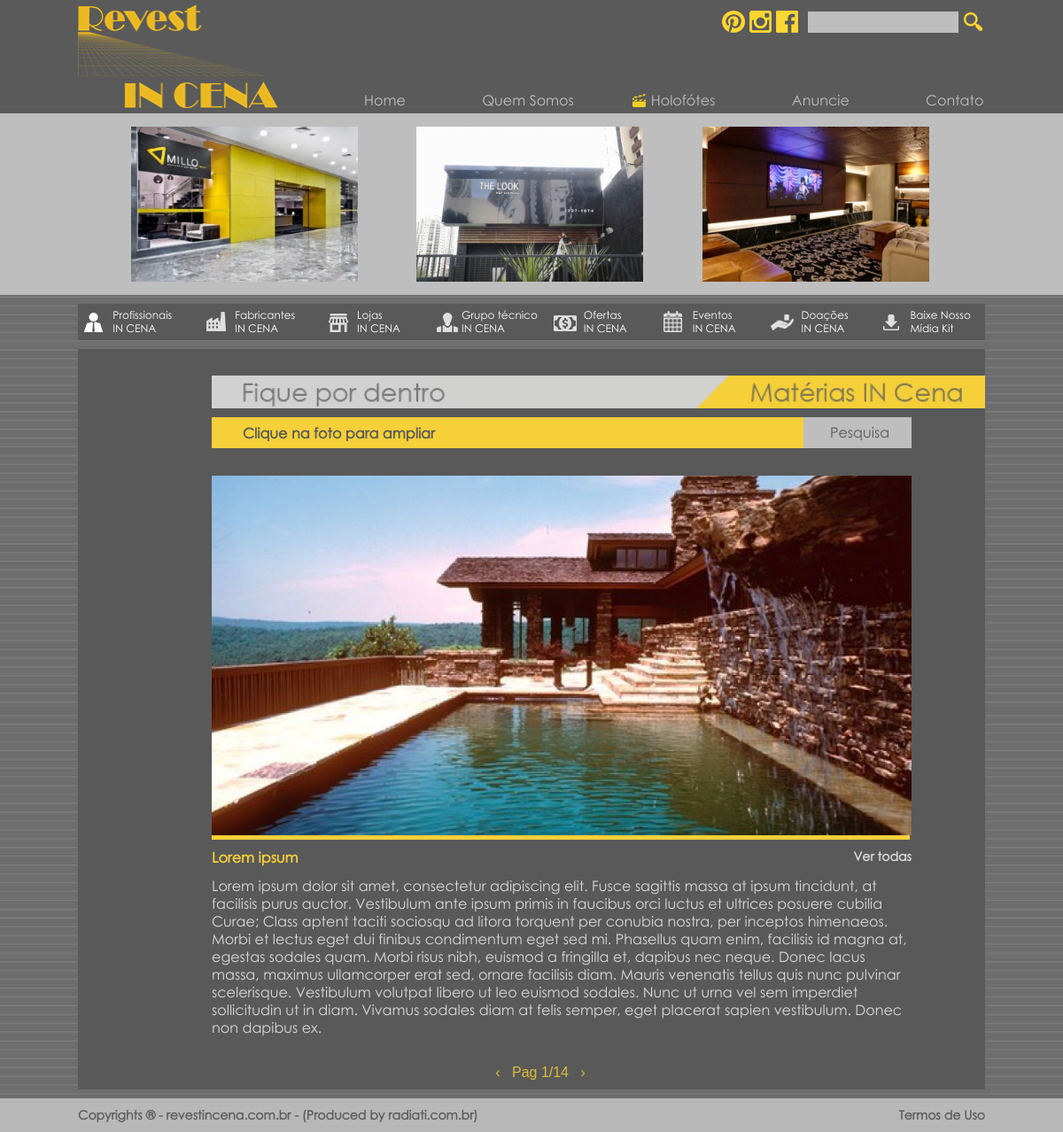
The app's page /materias.php?id=14 with its own data.
### tables this page shows
CREATE TABLE IF NOT EXISTS `publicidade` (
  `id_p` int(11) NOT NULL AUTO_INCREMENT,
  `name_p` varchar(30) NOT NULL,
  `image_p` varchar(50) NOT NULL,
  `url_p` varchar(150) NOT NULL,
  PRIMARY KEY (`id_p`)
);

CREATE TABLE IF NOT EXISTS `news` (
  `id_no` int(11) NOT NULL AUTO_INCREMENT,
  `title_no` varchar(150) NOT NULL,
  `content_no` text NOT NULL,
  `image1_no` varchar(50) NOT NULL DEFAULT 'none.jpg',
  `image2_no` varchar(50) NOT NULL DEFAULT 'none.jpg',
  `image3_no` varchar(50) NOT NULL DEFAULT 'none.jpg',
  `image4_no` varchar(50) NOT NULL DEFAULT 'none.jpg',
  `date_no` timestamp NOT NULL DEFAULT CURRENT_TIMESTAMP,
  `type_no` int(11) NOT NULL,
  `featured_no` int(11) NOT NULL DEFAULT '0',
  PRIMARY KEY (`id_no`)
);

### cms/php/escapeSQL.php (called while the page is built, shortened)
<?php
	function LimparGeral($dados){
		foreach($dados as $chave => $valor){
			$Limpando1[$chave]=strip_tags(str_replace('"', '', $valor));
			$Limpando2[$chave]=strip_tags(str_replace("'", '', $Limpando1[$chave]));
		}
		return @$Limpando2;
	}
?>

### materias.php (the view, shortened to what this page needs)
<?php $pagename = "holofotes";   ?>
<?php include_once('cms/php/conn.php'); mysqli_set_charset($conn, "utf8");?>
<!DOCTYPE html>
<html lang="pt-br">
	<head>
		<?php include_once('includes/head.php');?>
		<link rel="stylesheet" href="css/templatemo_misc.css">
	</head>
	<body>
		<?php include_once('includes/header.php');?>
		<?php include_once('includes/menu.php');?>
		<?php
			$SelectAllNews = mysqli_query($conn, "SELECT id_no FROM news WHERE type_no=1");
			$Pages = ceil(mysqli_num_rows($SelectAllNews)/1);
			include_once('cms/php/escapeSQL.php');
			if(isset($_GET['id']) && $_GET['id']!=null){
				$get = LimparGeral($_GET);
				$SelectDoacao = mysqli_query($conn, "SELECT * FROM news WHERE type_no=1 AND id_no=$get[id] ORDER BY id_no DESC");
				if(mysqli_num_rows($SelectDoacao)>0){
					$Doacao = mysqli_fetch_object($SelectDoacao);
				}else{
					exit;
				}
			}
		?>
		<div class="Centro FundoConteudo contato_overflow">
			<img src="imagens/materias.jpg" alt="Contato" class="Titulos TitulosGrandes right" style="margin-bottom: 10px;" />
            <div class="doacao">
                <div class="centraliza_doacao">
				   <div class="barra_pesquisa">
						<a href="">Clique na foto para ampliar</a>
						<div class="bloco_pesquisa"><label>Pesquisa</label></div>
					</div>
					<div class="esp"></div>
					<br/>
                    <div class="galeria_doacao">
						<?php
							if($Doacao->image2_no=='none.jpg' && $Doacao->image3_no=='none.jpg' && $Doacao->image4_no=='none.jpg'){
						?>
						<div class="Unica_img_doacao">
							<a href="cms/imagens/news/<?php echo $Doacao->image1_no;?>" data-rel="lightbox" style="text-decoration: none">
								<?php if($Doacao->image1_no!='none.jpg'):?>
									<img src="cms/imagens/news/<?php echo $Doacao->image1_no;?>" alt="<?php echo $Doacao->title_no;?>" width="790" height="406"/>
								<?php endif;?>
							</a>
						</div>
						<?php } ?>
						<div class="esp"></div>
                    </div>
                    <div class="texto_doacao">
                        <div class="titulo"><h1><?php echo $Doacao->title_no;?></h1> <a href="">Ver todas</a></div>
						<div class="Conteudo">
                        	<?php echo str_replace('&#39;', "'", str_replace('&#34;', '"', $Doacao->content_no));?>
						</div>
                    </div>
                </div>
            </div>
           <div class="PaginadorHome">
				<?php
					if(isset($_GET['pg']) && is_numeric($_GET['pg'])==true){
						if($_GET['pg']>2){
							echo '<a href="?pg='.($_GET['pg']-1).'">&lsaquo;</a>';
						}else{
							echo '<a href="?pg=1">&lsaquo;</a>';
						}
					}else{
						echo '<a href="?pg=1">&lsaquo;</a>';
					}
				?>
				<?php
					if(isset($_GET['pg']) && is_numeric($_GET['pg'])==true){
						if($_GET['pg']==$Pages){
							echo '<a href="?pg='.($Pages).'">';
						}else{
							echo '<a href="?pg='.($_GET['pg']+1).'">';
						}
					}else{
						echo '<a href="?pg=2">';
					}
				?>Pag
						<?php
							if(isset($_GET['pg']) && is_numeric($_GET['pg'])==true){
								echo $_GET['pg'].'/'.$Pages;
							}else{
								echo '1/'.$Pages;
							}
						?>
					</a>&nbsp;
				<?php
					if(isset($_GET['pg']) && is_numeric($_GET['pg'])==true){
						if($_GET['pg']==$Pages){
							echo '<a href="?pg='.($Pages).'">&rsaquo;</a>';
						}else{
							echo '<a href="?pg='.($_GET['pg']+1).'">&rsaquo;</a>';
						}
					}else{
						echo '<a href="?pg=2">&rsaquo;</a>';
					}
				?>
			</div>
        </div>
		<?php include_once('includes/footer.php');?>
	</body>
</html>

### includes/header.php (shortened to what this page needs)
		<header>
			<div class="FundoSuperior">
				<div class="Centro">
					<a href="index.php">
						<img src="imagens/logo.png" alt="logo" class="Logo"/>
					</a>
					<div class="RedesSociaisHeader">
						<div class="IconesEsquerda">
							<img src="imagens/icones/pinterest.png" alt="Pinterest" class="Icones"/>
							<img src="imagens/icones/instagram.png" alt="Instagram" class="Icones"/>
							<img src="imagens/icones/fb.png" alt="Facebook" class="Icones"/>
						</div>
						<div class="FormDireita">
							<form name="buscar" method="post" action="">
								<input type="text" name="busca"/>
								<button onclick="this.submit();">
									<img src="imagens/icones/lupa.png" alt="Lupa"/>
								</button>
							</form>
						</div>
					</div>
					<nav>
						<ul class="MenuSuperior">
<?php
        if($pagename=="home"){
?>
							<li style="background-position: 35px 3px;" class="claquete_ativa" id="hover_claquete">
								<a href="index.php" style="margin-right:48px;">
									Home
								</a>
							</li>
							<li style="background-position: 18px 3px; width: 150px;" id="hover_claquete">
								<a href="quem-somos.php" style="margin-right:8px;">
									Quem Somos
								</a>
							</li>
							<li style="background-position: 58px 3px;" id="hover_claquete">
								<a href="#">
									Holofótes
								</a>
								<ul class="Dropdown">
									<li onclick="location.href='personalidades.php'">
										<a href="personalidades.php">Personalidades IN CENA</a>
									</li>
									<li onclick="location.href='materias.php'">
										<a href="materias.php">Matérias e Artigos</a>
									</li>
									<li onclick="location.href='orgaos-do-setor.php'">
										<a href="orgaos-do-setor.php">Orgãos do Setor</a>
									</li>
									<li onclick="location.href='noticias.php'">
										<a href="noticias.php">Notícias</a>
									</li>
									<li onclick="location.href='projetos.php'">
										<a href="projetos.php">Projetos</a>
									</li>
                                    <li onclick="location.href='newsletter.php'">
										<a href="newsletter.php">Newsletter</a>
									</li>
								</ul>
							</li>
							<li style="background-position: 65px 3px;" id="hover_claquete">
								<a href="#">
									Anuncie
								</a>
							</li>
							<li style="background-position: 63px 3px;" id="hover_claquete">
								<a href="contato.php">
									Contato
								</a>
							</li>
<?php }elseif($pagename=="holofotes"){ ?>
							<li style="background-position: 35px 3px;"  id="hover_claquete">
								<a href="index.php" style="margin-right:48px;">
									Home
								</a>
							</li>
							<li style="background-position: 18px 3px; width: 150px;" id="hover_claquete">
								<a href="quem-somos.php" style="margin-right:8px;">
									Quem Somos
								</a>
							</li>
							<li style="background-position: 58px 3px;" id="hover_claquete" class="claquete_ativa">
								<a href="#">
									Holofótes
								</a>
							</li>
							<li style="background-position: 65px 3px;" id="hover_claquete">
								<a href="#">
									Anuncie
								</a>
							</li>
                            <li style="background-position: 63px 3px;" id="hover_claquete">
								<a href="contato.php">
									Contato
								</a>
							</li>
<?php }else if(!isset($pagename)){ ?>
							<li style="background-position: 35px 3px;"  id="hover_claquete" class="claquete_ativa">
								<a href="index.php" style="margin-right:48px;">
									Home
								</a>
							</li>
							<li style="background-position: 18px 3px; width: 150px;" id="hover_claquete">
								<a href="quem-somos.php" style="margin-right:8px;">
									Quem Somos
								</a>
							</li>
							<li style="background-position: 58px 3px;" id="hover_claquete" >
								<a href="#">
									Holofótes
								</a>
								<ul class="Dropdown">
									<li onclick="location.href='personalidades.php'">
										<a href="personalidades.php">Personalidades IN CENA</a>
									</li>
									<li onclick="location.href='materias.php'">
										<a href="materias.php">Matérias e Artigos</a>
									</li>
									<li onclick="location.href='orgaos-do-setor.php'">
										<a href="orgaos-do-setor.php">Orgãos do Setor</a>
									</li>
									<li onclick="location.href='noticias.php'">
										<a href="noticias.php">Notícias</a>
									</li>
									<li onclick="location.href='projetos.php'">
										<a href="projetos.php">Projetos</a>
									</li>
                                           <li onclick="location.href='newsletter.php'">
										<a href="newsletter.php">Newsletter</a>
									</li>
								</ul>
							</li>
							<li style="background-position: 65px 3px;" id="hover_claquete">
								<a href="#">
									Anuncie
								</a>
							</li>
                            <li style="background-position: 63px 3px;" id="hover_claquete">
								<a href="contato.php">
									Contato
								</a>
							</li>
<?php } ?>
                        </ul>
					</nav>
					<div class="esp"></div>
				</div>
			</div>
			<div class="FundoInferior">
				<div class="Centro DestaqueTopo">
					<?php
						$SelectPublict = mysqli_query($conn, "SELECT * FROM publicidade LIMIT 0, 3");
						while($Publict=mysqli_fetch_object($SelectPublict)):
						if($Publict->image_p!=''):
					?>
						<a href="<?php echo $Publict->url_p?>" target="_blank">
							<img src="cms/imagens/publicidade/<?php echo $Publict->image_p?>" alt="destaque" class="ImagemDestaqueTopo"/>
						</a>
					<?php
						endif;
						endwhile;
					?>
					<div class="esp"></div>
				</div>
			</div>
		</header>

### css/style.css (style rules this page uses)
* { padding: 0; margin: 0; font-family: "Century Gothic"; outline: none; }
body { background: url(../imagens/fundo.jpg); }
header { width: 100%; height: auto; }
.FundoSuperior, .FundoInferior { width: 100%; height: auto; }
.FundoSuperior { padding: 5px 0; background: #5a5a5a; }
.FundoInferior { padding: 10px 0; background: #bebebe; }
.esp { width: 100%; height: 1px; clear: both; }
.DestaqueTopo a { text-decoration: none; }
.SubMenu, .FundoConteudo { background: #595959; }
.FundoConteudo { padding: 10px; margin-top: 10px !important; }
.right { float: right; }

### css/mobile.css (style rules this page uses)
.FundoSuperior .MenuSuperior .claquete_ativa { background-image: url("../imagens/icones/claquete.png"); background-repeat: no-repeat; }
.Centro { height: auto; margin: auto; position: relative; width: 1024px; }
.FundoConteudo { width: 1004px !important; }
.Logo { float: left; height: auto; width: 22%; }
nav { bottom: 0; height: auto; margin-top: 20px; position: absolute; right: 0; width: 74%; }
.MenuSuperior { list-style: outside none none; }
.MenuSuperior li { float: left; text-align: right; width: 20%; }
.MenuSuperior li a { color: #bebebe; text-decoration: none; }
.RedesSociaisHeader { position: absolute; right: 0; top: 0; width: auto; }
.IconesEsquerda { float: left; padding-right: 10px; padding-top: 2px; text-align: right; width: 200px; }
.FormDireita { float: right; padding-top: 8px; width: 200px; }
.RedesSociaisHeader .Icones { padding-top: 5px; }
.RedesSociaisHeader input[type="text"] { background: #bebebe none repeat scroll 0 0; border: 0 none; padding: 4px 5px; width: 160px; }
.RedesSociaisHeader button { background: transparent none repeat scroll 0 0; border: 0 none; cursor: pointer; height: 24px; margin-left: 5px; padding: 0; position: absolute; width: 23px; }
.RedesSociaisHeader button img { height: auto; width: 100%; }
.ImagemDestaqueTopo { height: auto; margin-right: 2px; margin-top: 5px; margin-left: 60px; width: 25%; }
.PaginadorHome { clear: both; padding: 10px 0; text-align: center; width: 100%; }
.PaginadorHome a { color: #dbbd39; font-family: Arial; font-size: 16px; text-decoration: none; }
.Titulos { margin-bottom: 40px; margin-right: -10px; margin-top: 30px; z-index: 10; }
.TitulosGrandes { width: 883px; }
.contato_overflow { overflow: hidden; padding: 0 0 0 20px; }
.FundoConteudo .doacao { float: right; height: auto; width: 873px; }
.FundoConteudo .doacao .centraliza_doacao { float: left; height: auto; width: 790px; }
.FundoConteudo .doacao .centraliza_doacao .barra_pesquisa { background: #f5d039 none repeat scroll 0 0; float: left; height: 35px; width: 770px; }
.FundoConteudo .doacao .centraliza_doacao .barra_pesquisa a { color: #595959; float: left; font-weight: bold; margin-left: 35px; margin-top: 8px; text-decoration: none; }
.FundoConteudo .doacao .centraliza_doacao .barra_pesquisa .bloco_pesquisa { background: #bebebe none repeat scroll 0 0; float: right; height: 35px; margin-right: -20px; padding: 0; position: relative; width: 122px; }
.FundoConteudo .doacao .centraliza_doacao .barra_pesquisa .bloco_pesquisa label { color: #595959; line-height: 35px; margin-left: 30px; margin-top: 20px; }
.FundoConteudo .doacao .centraliza_doacao .galeria_doacao { background: #f5d039 none repeat scroll 0 0; float: left; height: auto; margin-top: 10px; position: relative; width: 790px; }
.FundoConteudo .doacao .centraliza_doacao .texto_doacao { float: left; height: auto; padding-bottom: 20px; width: 790px; }
.FundoConteudo .doacao .centraliza_doacao .texto_doacao .titulo { height: 42px; width: 790px; }
.FundoConteudo .doacao .centraliza_doacao .texto_doacao .titulo h1 { color: #f5d039; float: left; font-size: 16px; font-weight: bold; margin-top: 10px; text-decoration: none; }
.FundoConteudo .doacao .centraliza_doacao .texto_doacao .titulo a { color: #d9d9d9; float: right; font-size: 14px; font-weight: bold; margin-top: 10px; text-decoration: none; }
.FundoConteudo .doacao .centraliza_doacao .texto_doacao .Conteudo { color: #d9d9d9; }

### records on screen
publicidade: image_p (picture)
publicidade: image_p (picture)
publicidade: image_p (picture)
news: image1_no (picture), title_no "Lorem ipsum", content_no "Lorem ipsum dolor sit amet, consectetur adipiscing elit. Fusce sagittis massa at ipsum tincidunt, at facilisis purus auctor. Vestibulum ante ipsum primis in faucibus orci luctus et ultrices posuere cubilia Curae; Class aptent taciti sociosqu ad litora torquent per conubia nostra, per inceptos himenaeos. Morbi et lectus eget dui finibus condimentum eget sed mi. Phasellus quam enim, facilisis id magna at, egestas sodales quam. Morbi risus nibh, euismod a fringilla et, dapibus nec neque. Donec lacus massa, maximus ullamcorper erat sed, ornare facilisis diam. Mauris venenatis tellus quis nunc pulvinar scelerisque. Vestibulum volutpat libero ut leo euismod sodales. Nunc ut urna vel sem imperdiet…"

### other values on screen
$Pages "14"
